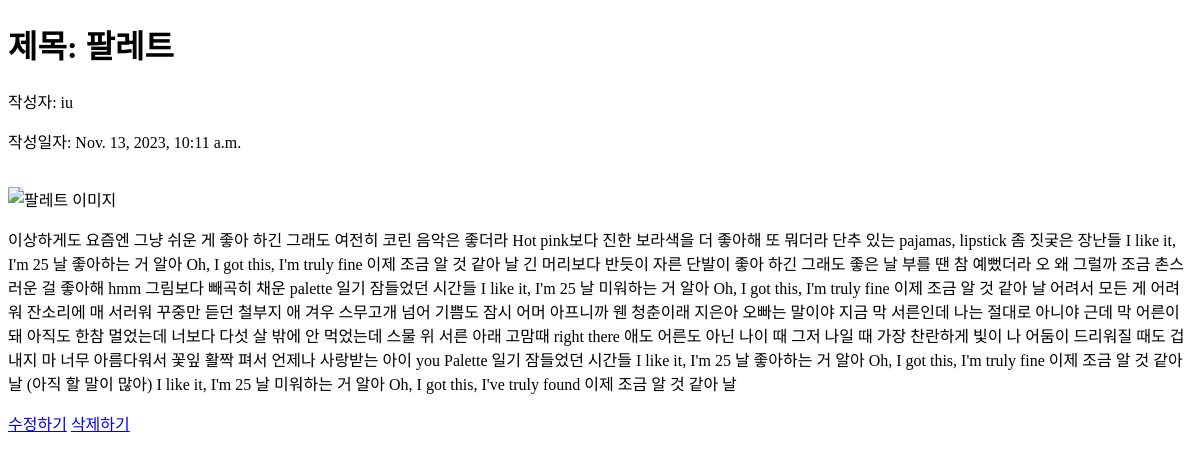
The app's page /4, older data.
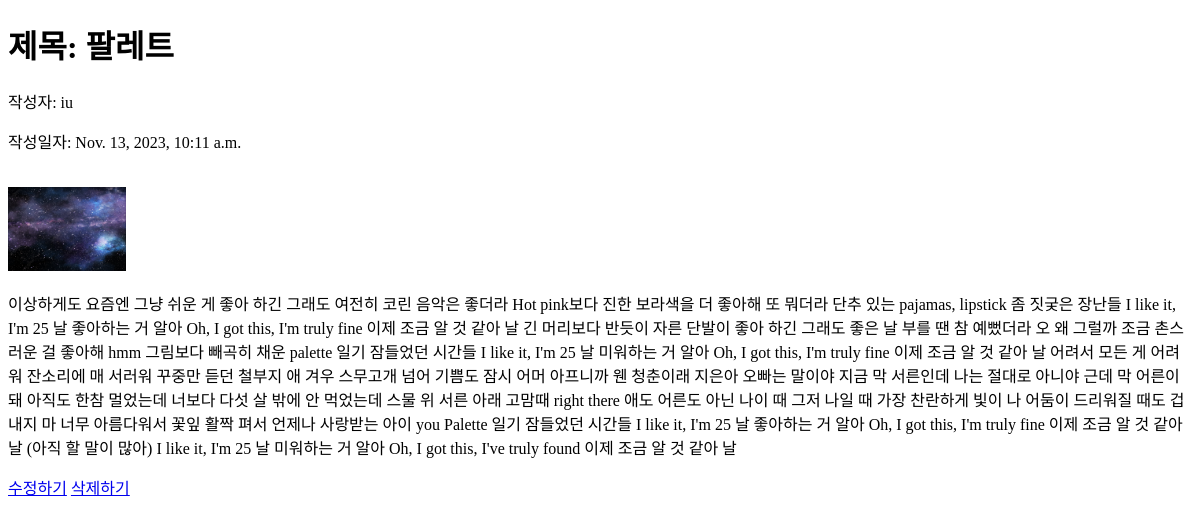
The same page, newer data.
### space/models.py (models this page shows, shortened)
class Space(models.Model):
    title = models.CharField(max_length=200)
    author = models.CharField(max_length=100)
    context = models.TextField()
    create_date = models.DateTimeField(auto_now_add=True)
    image = models.ImageField(upload_to='images/', blank=True, null=True)  # 새로운 이미지 필드 추가

### space/views.py (the view)
# urls.py: path('<str:id>', detail, name="detail"),
def detail(request, id):
    space = Space.objects.get(id = id)
    space = get_object_or_404(Space, pk = id)
    return render(request, 'space/space_detail.html', { 'space': space })

### space/templates/space/space_detail.html (shortened to what this page needs)
<!DOCTYPE html>
<html lang="en">
<head>
</head>
<body>
    <h1>제목: {{ space.title }}</h1>
    <p>작성자: {{ space.author }}</p>
    <p>작성일자: {{ space.create_date }}</p>
    <br>
    {% if space.image %}
        <img src="{{ space.image.url }}" alt="{{ space.title }} 이미지"style="width: 10%; height: 10%;">
    {% endif %}
    <p>{{ space.context }}</p>
    <a href="{% url 'edit' space.id %}">수정하기</a>
    <a href="{% url 'delete' space.id %}">삭제하기</a>
</body>
</html>

Row changes from the older to the newer data that the page shows:
changed Space "팔레트": image: picture added
